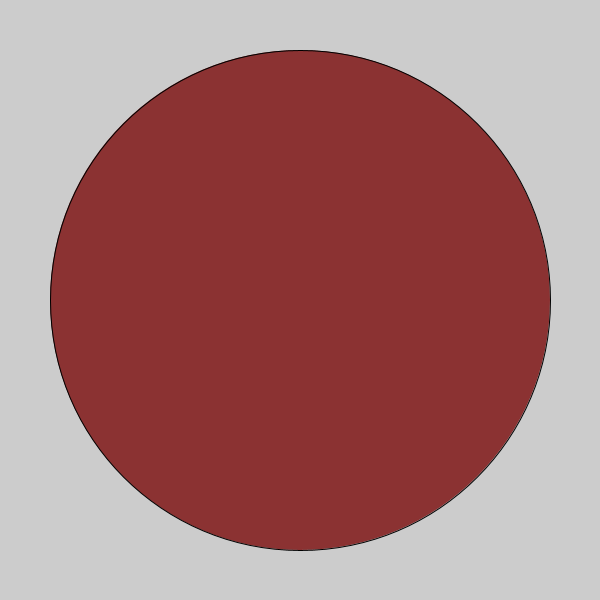
Frame 1 (no input)
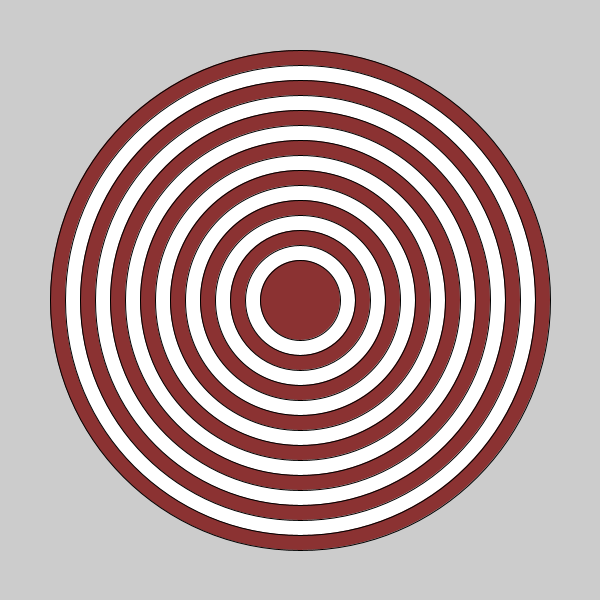
Frame 60 (the mouse pressed at the canvas centre just before this capture)
Frame 120 (the mouse held since frame 60 and released just before this capture): identical to frame 60, image omitted

The Processing sketch that drew these frames (run headless with seeded random() and noise(); from frame 60 on, the mouse is pressed at the canvas centre):

// Processing sketch: Bullseye
// ── Bullseye.pde
int w = 500;

 int h = 500;

int c = 0;
void setup(){
size(600, 600);


}
void draw() {
 
  
  if(w>50){
  if(c%2==0){
  
  fill(139, 50 , 50);
  }
    else{
    fill(255, 255, 255);
    
    }
    ellipse(300, 300, w, h);
  c++;
  w-=30;
  h-=30;
  }
  
  
}
